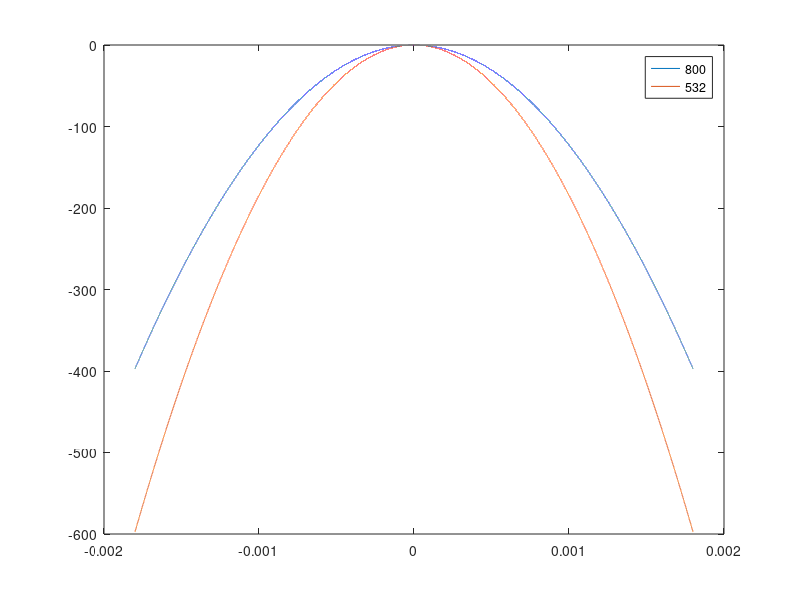

Source code (MATLAB): (Note: this script raises an error after producing the figure.)
clear;clc
r = 1.8e-3;
N = 100000;
R = linspace(-r, r, N);
l1 = 0.532e-6;
l2 = 0.8e-6;
f = 32e-3;

lambda0 = -(2*pi/l1)*(sqrt(R.^2+f^2)-f);
lambda1 = -(2*pi/l2)*(sqrt(R.^2+f^2)-f);

figure(1)
plot(R, lambda1, R, lambda0)
legend('800', '532') 

phase = [1.68681,2.28286,2.03638,3.9275,4.87649];

lambda = linspace(0.6, 0.5, 5);

figure(2)
plot(lambda, phase, lambda, wrapToPi(phase))
legend('NONE-Wrap', 'Wrap') 
%%

dbfile = 'Main.db';
conn = sqlite(dbfile, 'readonly');

% 2. 执行 SQL 查询，提取 angleIn1 和 angleIn5 字段
data = fetch(conn, 'SELECT angleIn1, angleIn5 FROM Parameter');

x = double(data.angleIn1);  % 横坐标
y = double(data.angleIn5);  % 纵坐标

% 4. 绘制散点图
figure(3);
scatter(x, y, 30, 'filled');  % 30 是点的大小，可根据需要调整
xlabel('angleIn0.6');
ylabel('angleIn0.5');
title('Angle In 0.6 vs 0.5');
grid on;

% 5. 关闭数据库连接
close(conn);

% 4. 可选：关闭数据库连接
close(conn);

